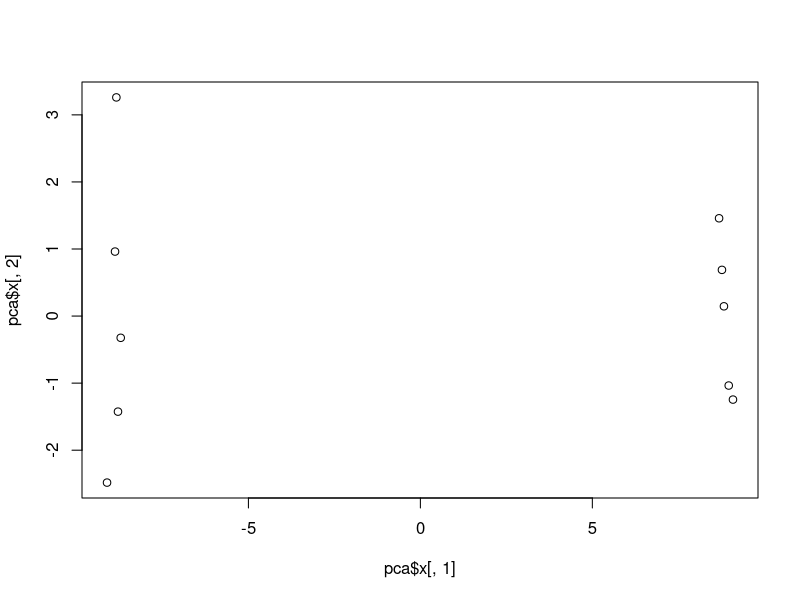
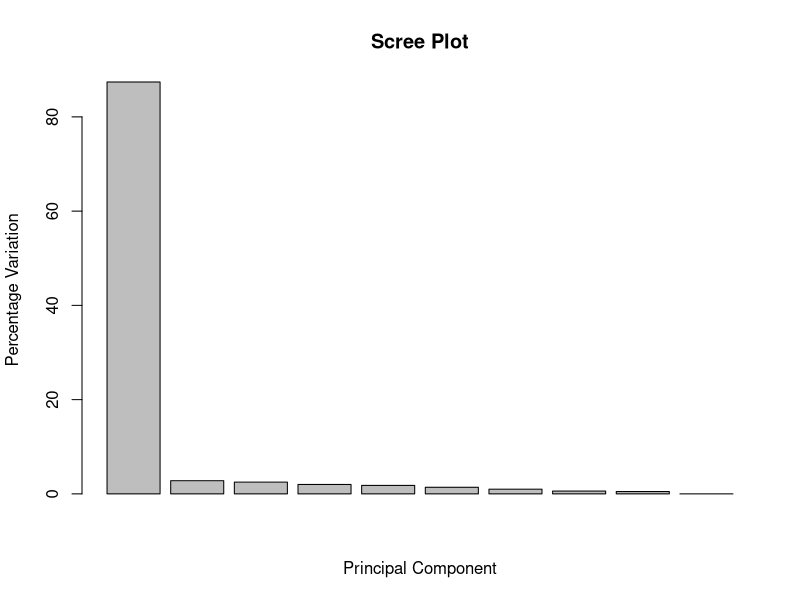
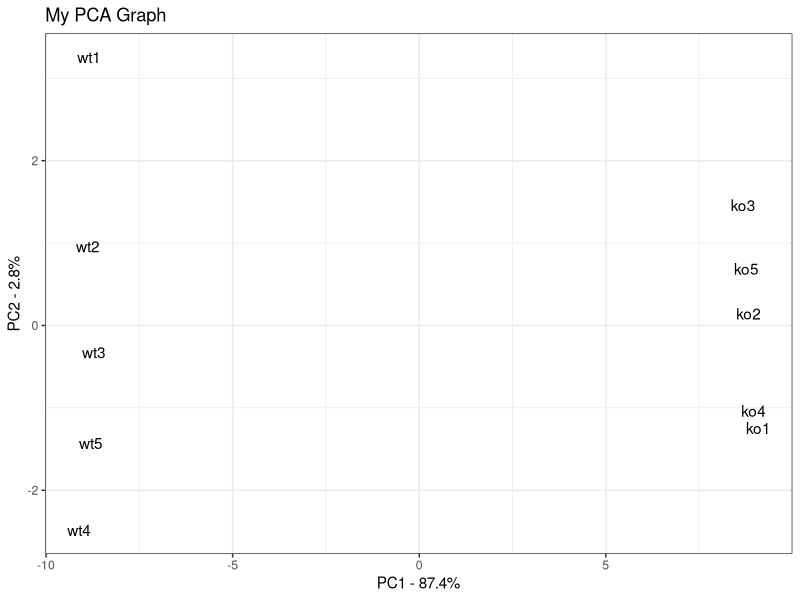

These charts were generated, in order, by the following R code:


# matrix(1:100, nrow = 10, ncol = 10, byrow = TRUE)
# paste('a','b', sep = "")
# lambda = sample(x = 90:100, size = 5)
# lambda
rpois(5, lambda = sample(x = 10:1000, size = 1))

data.matrix <- matrix(nrow = 100, ncol = 10)
# data.matrix[1:10, ]  # first 10 rows

colnames(data.matrix) <- c(paste("wt", 1:5, sep = ""),
                           paste("ko", 1:5, sep = ""))

#wt - wild type samples  -- normal or everyday samples
#ko - knockout samples  -- missing a gene because we have knocked it out


row.names(data.matrix) <- c(paste("gene", 1:100, sep = ""))
head(data.matrix)

      for (i in 1:100){
        
          wt.values <- rpois(5, lambda = sample(10:1000, size = 1))
          ko.values <- rpois(5, lambda = sample(10:1000, size = 1))
          
          data.matrix[i, ] <- c(wt.values, ko.values)
      }
pca <- prcomp(data.matrix,scale. = TRUE)
pca

# By default, prcomp() expects the samples to be rows and the genes to be 
# columns, Since the sample in our data matrix are columns, and 
# the genes(variables) are rows we have to transpose the matrix using
# t() function

#Columns -- Sample
#Rows  -- Genes / (Variables)
#  So transposing the matrix will help us to achieve our goal

pca <- prcomp(t(data.matrix), scale. = TRUE)
pca

pca$x
plot(pca$x[, 1], pca$x[, 2])

pca$sdev

pca.variation <- pca$sdev ^ 2  #standard deviation = sqrt(variance)

pca.variation.percentage <- round(pca.variation/sum(pca.variation) * 100, 1)

barplot(pca.variation.percentage,
        main = "Scree Plot", xlab = "Principal Component",
        ylab = "Percentage Variation")



library(ggplot2)

# Sample = rownames(pca$x)
pca$x[, 1]
pca.data <- data.frame(Sample = rownames(pca$x),
                      X = pca$x[, 1],
                      Y = pca$x[, 2]
                       )
pca.data


ggplot(data = pca.data, aes(x = X, y=Y, label = Sample)) +
        geom_text() + 
        xlab(paste("PC1 - ", pca.variation.percentage[1],"%", sep = "")) +
        ylab(paste("PC2 - ",pca.variation.percentage[2], "%",sep = "")) +
        theme_bw() +
        ggtitle("My PCA Graph")  
                       


# Determine which gene have the largest effect on where samples are plotted in the above graph 

pca$x
pca$rotation


loading_scores_rotation <- pca$rotation[, 1] # we will look at the 
#loading scores for PC1 only, since it accounts for
# almost 90% of the variation in data 


#  
gene_scores <- abs(loading_scores_rotation)
gene_scores_ranked <- sort(gene_scores, decreasing = TRUE)
gene_scores_ranked

top_10_genes <- names(gene_scores_ranked[1:10])


pca$rotation[top_10_genes, 1] # pca$rotation[top_10_genes, PC1]


dev.off()

head(data.matrix)
rm(list = ls())




